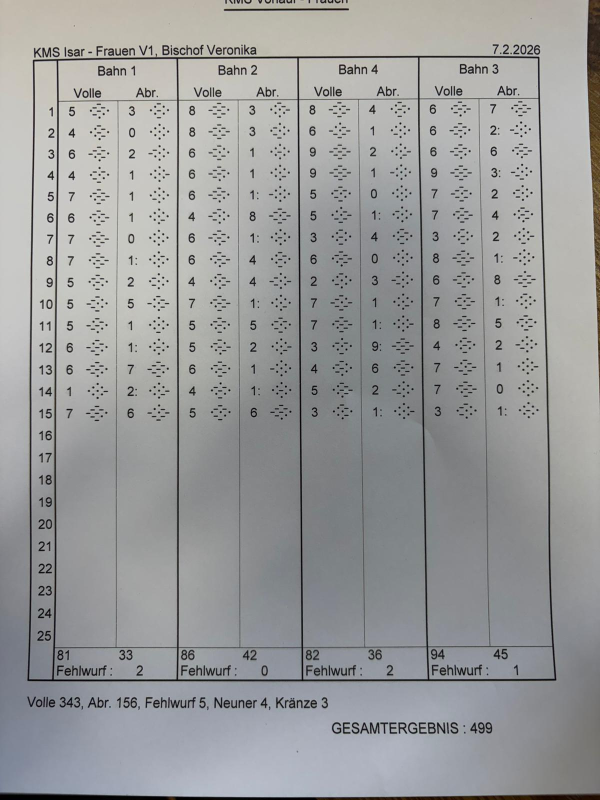
#> input picture pinsheet_example.jpeg, 1200 x 1600 px (shown at 1/2 size)
$ python -i preprocess.py   (imports and definitions only)
#> lines starting #> are read from the running program, lines starting #| are printed output that depends on the picture; after the words box and inside, x2 and y2 are one past the last pixel; in counts of white or black regions, pixels touching at a corner belong together
#> further down, picture is the input picture: shape (1600, 1200, 3); mean B, G, R 155.4, 155.1, 154.2
"""Sheet pre-processing: perspective correction and contrast normalisation."""

from __future__ import annotations

import cv2
import numpy as np

RECTIFIED_HEIGHT: int = 1600


def _to_gray(image: np.ndarray) -> np.ndarray:
    return cv2.cvtColor(image, cv2.COLOR_BGR2GRAY) if image.ndim == 3 else image


def _order_corners(pts: np.ndarray) -> np.ndarray:
    """Return four corner points in (TL, TR, BR, BL) order."""
    s = pts.sum(axis=1)
    d = np.diff(pts, axis=1).flatten()
    return np.array(
        [pts[np.argmin(s)], pts[np.argmin(d)], pts[np.argmax(s)], pts[np.argmax(d)]],
        dtype=np.float32,
    )


def find_sheet_quad(gray: np.ndarray) -> np.ndarray | None:
    """Find four corners of the score-sheet table, or ``None``."""
    blurred = cv2.GaussianBlur(gray, (5, 5), 0)
    edges = cv2.Canny(blurred, 30, 120)
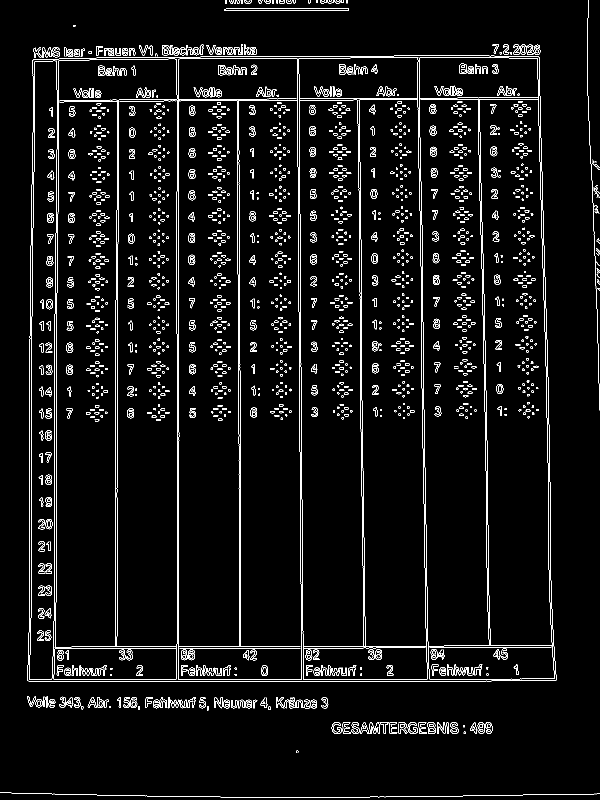
#> edges: shape (1600, 1200) (shown at 1/2 size); 4.3% white in thin lines or dots
    edges = cv2.dilate(edges, cv2.getStructuringElement(cv2.MORPH_RECT, (3, 3)), iterations=2)
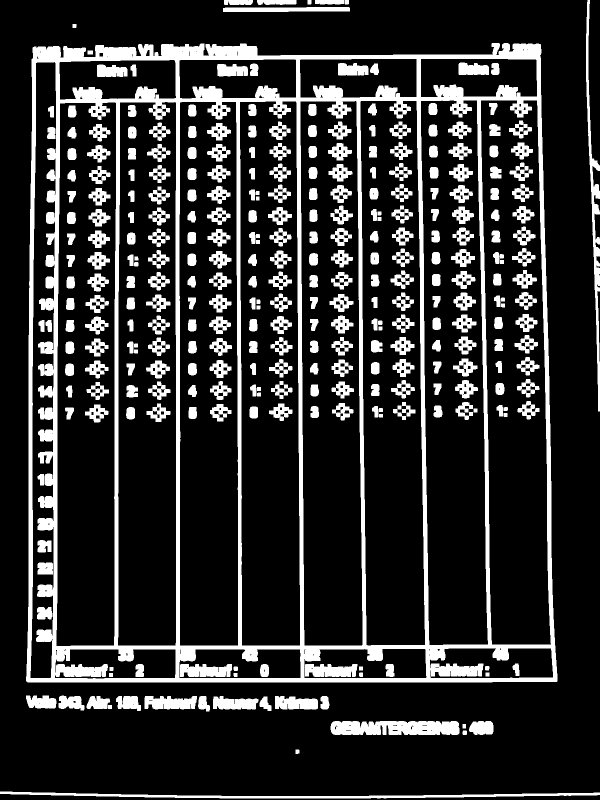
#> edges: shape (1600, 1200) (shown at 1/2 size); 18.4% white; 314 white regions

    contours, _ = cv2.findContours(edges, cv2.RETR_EXTERNAL, cv2.CHAIN_APPROX_SIMPLE)
#> contours = 27 contours; largest, box (x1, y1, x2, y2) and area: (52, 86, 1115, 1365) 1309314, (661, 1442, 919, 1470) 6282, (0, 1583, 1200, 1597) 4895, (1172, 0, 1200, 823) 4578, (289, 1392, 394, 1419) 2098
    img_area = gray.shape[0] * gray.shape[1]
#> img_area = 1920000

    for c in sorted(contours, key=cv2.contourArea, reverse=True)[:15]:
        approx = cv2.approxPolyDP(c, 0.02 * cv2.arcLength(c, True), True)
        if len(approx) == 4 and cv2.contourArea(approx) >= 0.15 * img_area:
            return _order_corners(approx.reshape(4, 2).astype(np.float32))
#> this loop made 1 pass
#> (approx, s in _order_corners, d in _order_corners) on pass 1: ([[1080, 88], [65, 95], [53, 1363], [1114, 1362]], [1168, 160, 1416, 2476], [-992, 30, 1310, 248])
    return None


def rectify_sheet(
    image: np.ndarray,
    *,
    height: int = RECTIFIED_HEIGHT,
) -> np.ndarray:
    """Perspective-correct and CLAHE-normalise a raw sheet photo.

    The output height is fixed at *height* pixels; the width is derived
    from the detected quad's aspect ratio so that pin diagrams are never
    stretched.  Falls back to CLAHE-only if no quad is found.
    """
    gray = _to_gray(image)
    clahe = cv2.createCLAHE(clipLimit=2.0, tileGridSize=(8, 8))

    quad = find_sheet_quad(gray)
#> quad = [[65, 95], [1080, 88], [1114, 1362], [53, 1363]]
    if quad is None:
        return clahe.apply(gray)

    # Derive output width from the quad's physical aspect ratio.
    tl, tr, br, bl = quad
#> tl = [65, 95]; tr = [1080, 88]; br = [1114, 1362]; bl = [53, 1363]
    avg_w = (float(np.linalg.norm(tr - tl)) + float(np.linalg.norm(br - bl))) / 2
#> avg_w = 1038
    avg_h = (float(np.linalg.norm(bl - tl)) + float(np.linalg.norm(br - tr))) / 2
#> avg_h = 1271.3
    width = max(1, int(height * avg_w / max(avg_h, 1)))
#> width = 1306

    dst = np.array([[0, 0], [width, 0], [width, height], [0, height]], dtype=np.float32)
#> dst = [[0, 0], [1306, 0], [1306, 1600], [0, 1600]]
    warped = cv2.warpPerspective(
        gray, cv2.getPerspectiveTransform(quad, dst), (width, height),
        flags=cv2.INTER_LINEAR, borderMode=cv2.BORDER_REPLICATE,
    )
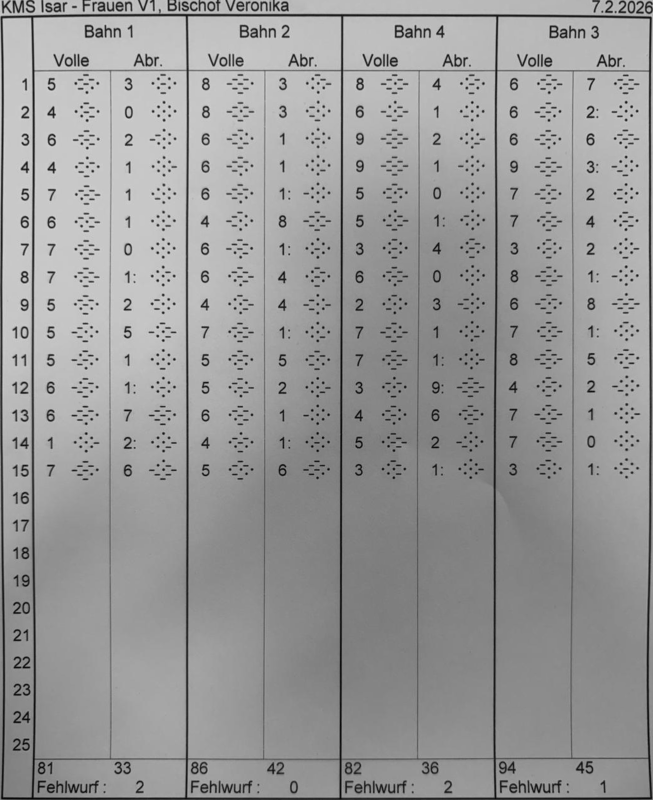
#> warped: shape (1600, 1306) (shown at 1/2 size); min 0, max 220, mean 152.7
    return clahe.apply(warped)
#> returned value: shape (1600, 1306)

>>> import cv2
>>> picture = cv2.imread('../pinsheet_example.jpeg')
>>> result = rectify_sheet(picture)
